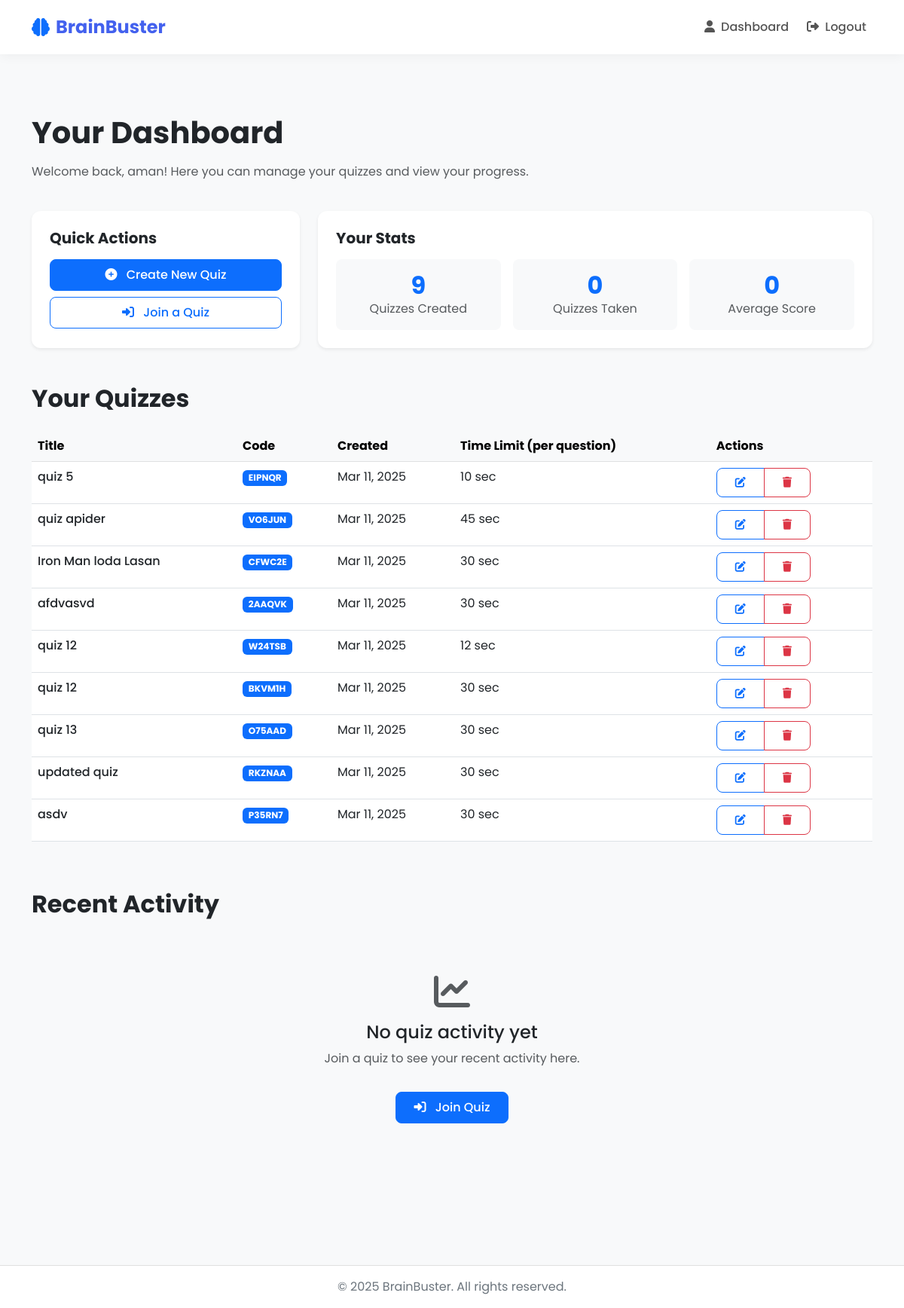
The page /quizzes/ (signed in) on the database as committed earlier.
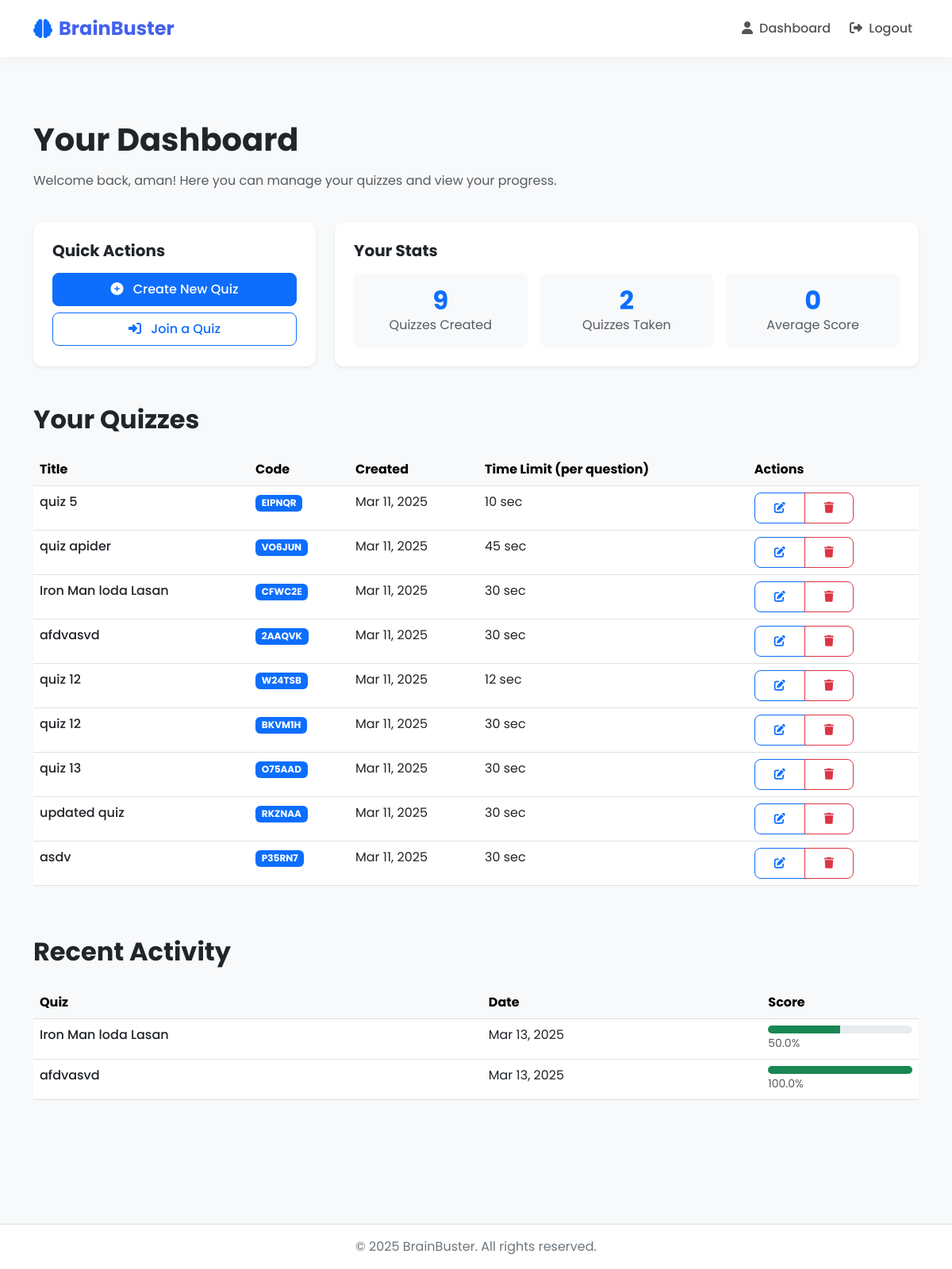
The same page on the database as committed later.
### quizzes/models.py (models this page shows, shortened)
class Quiz(models.Model):
    title = models.CharField(max_length=255)
    description = models.TextField(blank=True, null=True)
    icon = models.CharField(max_length=50, default="question-circle")
    code = models.CharField(max_length=10, unique=True, default=generate_unique_code)
    created_by = models.ForeignKey(User, on_delete=models.CASCADE, related_name='quizzes')
    created_at = models.DateTimeField(auto_now_add=True)
    time_limit_per_question = models.IntegerField(help_text="Time limit in seconds", default=30)

class Participation(models.Model):
    user = models.ForeignKey(User, on_delete=models.CASCADE, related_name='participations')
    quiz = models.ForeignKey(Quiz, on_delete=models.CASCADE, related_name='participations')
    score = models.FloatField(default=0.0)
    submitted_at = models.DateTimeField(auto_now_add=True)
    class Meta:
        unique_together = ('user', 'quiz')

### quizzes/views.py (the view)
# urls.py: path('', views.dashboard, name='quiz_dashboard'),
@login_required
def dashboard(request):
    created_quizzes = Quiz.objects.filter(created_by=request.user)
    participated_quizzes = request.user.participations.all().select_related('quiz')
    return render(request, 'quizzes/dashboard.html', {
        'created_quizzes': created_quizzes,
        'participated_quizzes': participated_quizzes,
    })

### templates/quizzes/dashboard.html (shortened to what this page needs)
{% extends 'base.html' %}
{% block content %}
<div class="container py-5">
    <div class="row mb-4">
        <div class="col-12">
            <h1 class="fw-bold mb-3">Your Dashboard</h1>
            <p class="text-muted">Welcome back, {{ user.username }}! Here you can manage your quizzes and view your progress.</p>
        </div>
    </div>
    <div class="row g-4">
        <div class="col-md-4">
            <div class="card h-100 shadow-sm border-0">
                <div class="card-body p-4">
                    <h5 class="card-title fw-bold mb-3">Quick Actions</h5>
                    <div class="d-grid gap-2">
                        <a href="{% url 'create_quiz' %}" class="btn btn-primary">
                            <i class="fas fa-plus-circle me-2"></i> Create New Quiz
                        </a>
                        <a href="{% url 'join_quiz' %}" class="btn btn-outline-primary">
                            <i class="fas fa-sign-in-alt me-2"></i> Join a Quiz
                        </a>
                    </div>
                </div>
            </div>
        </div>
        <div class="col-md-8">
            <div class="card h-100 shadow-sm border-0">
                <div class="card-body p-4">
                    <h5 class="card-title fw-bold mb-3">Your Stats</h5>
                    <div class="row g-3 text-center">
                        <div class="col-4">
                            <div class="p-3 bg-light rounded-3">
                                <h2 class="text-primary fw-bold mb-0">{{ created_quizzes.count }}</h2>
                                <p class="text-muted mb-0">Quizzes Created</p>
                            </div>
                        </div>
                        <div class="col-4">
                            <div class="p-3 bg-light rounded-3">
                                <h2 class="text-primary fw-bold mb-0">{{ user.participations.count }}</h2>
                                <p class="text-muted mb-0">Quizzes Taken</p>
                            </div>
                        </div>
                        <div class="col-4">
                            <div class="p-3 bg-light rounded-3">
                                <h2 class="text-primary fw-bold mb-0">0</h2>
                                <p class="text-muted mb-0">Average Score</p>
                            </div>
                        </div>
                    </div>
                </div>
            </div>
        </div>
    </div>
    <div class="row mt-5">
        <div class="col-12">
            <h2 class="fw-bold mb-4">Your Quizzes</h2>
            {% if created_quizzes %}
                <div class="table-responsive">
                    <table class="table table-hover">
                        <thead class="table-light">
                            <tr>
                                <th>Title</th>
                                <th>Code</th>
                                <th>Created</th>
                                <th>Time Limit (per question)</th>
                                <th>Actions</th>
                            </tr>
                        </thead>
                        <tbody>
                            {% for quiz in created_quizzes %}
                            <tr>
                                <td class="fw-medium">{{ quiz.title }}</td>
                                <td><span class="badge bg-primary">{{ quiz.code }}</span></td>
                                <td>{{ quiz.created_at|date:"M d, Y" }}</td>
                                <td>{{ quiz.time_limit_per_question }} sec</td>
                                <td>
                                    <div class="btn-group">
                                        <a href="{% url 'edit_quiz' quiz.id %}" class="btn btn-sm btn-outline-primary">
                                            <i class="fas fa-edit"></i>
                                        </a>
                                        <button type="button" class="btn btn-sm btn-outline-danger delete-quiz-btn"
                                                data-bs-toggle="modal" data-bs-target="#deleteQuizModal"
                                                data-quiz-id="{{ quiz.id }}" data-quiz-title="{{ quiz.title }}">
                                            <i class="fas fa-trash"></i>
                                        </button>
                                    </div>
                                </td>
                            </tr>
                            {% endfor %}
                        </tbody>
                    </table>
                </div>
            {% endif %}
        </div>
    </div>
    <div class="row mt-5">
        <div class="col-12">
            <h2 class="fw-bold mb-4">Recent Activity</h2>
            {% if user.participations.all %}
                <div class="table-responsive">
                    <table class="table table-hover">
                        <thead class="table-light">
                            <tr>
                                <th>Quiz</th>
                                <th>Date</th>
                                <th>Score</th>
                            </tr>
                        </thead>
                        <tbody>
                            {% for participation in user.participations.all|slice:":5" %}
                            <tr>
                                <td class="fw-medium">{{ participation.quiz.title }}</td>
                                <td>{{ participation.submitted_at|date:"M d, Y" }}</td>
                                <td>
                                    <div class="progress" style="height: 10px;">
                                        <div class="progress-bar bg-success" role="progressbar" style="width: {{ participation.score }}%;"
                                            aria-valuenow="{{ participation.score }}" aria-valuemin="0" aria-valuemax="100"></div>
                                    </div>
                                    <small class="text-muted">{{ participation.score }}%</small>
                                </td>
                            </tr>
                            {% endfor %}
                        </tbody>
                    </table>
                </div>
            {% else %}
                <div class="text-center py-5">
                    <i class="fas fa-chart-line fa-3x text-muted mb-3"></i>
                    <h4>No quiz activity yet</h4>
                    <p class="text-muted">Join a quiz to see your recent activity here.</p>
                    <a href="{% url 'join_quiz' %}" class="btn btn-primary mt-3">
                        <i class="fas fa-sign-in-alt me-2"></i> Join Quiz
                    </a>
                </div>
            {% endif %}
        </div>
    </div>
</div>
{% endblock %}

### templates/base.html (shortened to what this page needs)
{% load static %}
<!DOCTYPE html>
<html lang="en">
<head>
    <link href="https://cdn.jsdelivr.net/npm/bootstrap@5.3.0/dist/css/bootstrap.min.css" rel="stylesheet">
    <link rel="stylesheet" href="https://cdnjs.cloudflare.com/ajax/libs/font-awesome/6.4.0/css/all.min.css">
    <link rel="stylesheet" href="{% static 'css/style.css' %}">
</head>
<body>
    <nav class="navbar navbar-expand-lg navbar-light sticky-top">
        <div class="container">
            <a class="navbar-brand" href="{% url 'home' %}">
                <i class="fas fa-brain text-primary"></i> BrainBuster
            </a>
            <div class="collapse navbar-collapse" id="navbarNav">
                <ul class="navbar-nav ms-auto">
                    {% if user.is_authenticated %}
                        <li class="nav-item me-2">
                            <a class="nav-link" href="{% url 'dashboard' %}">
                                <i class="fas fa-user me-1"></i> Dashboard
                            </a>
                        </li>
                        <li class="nav-item">
                            <a class="nav-link" href="{% url 'logout' %}">
                                <i class="fas fa-sign-out-alt me-1"></i> Logout
                            </a>
                        </li>
                    {% endif %}
                </ul>
            </div>
        </div>
    </nav>
    <div class="content-wrapper">
        {% block content %}
        {% endblock %}
    </div>
    <footer>
        <div class="container">
            <p class="mb-0">&copy; 2025 BrainBuster. All rights reserved.</p>
        </div>
    </footer>
</body>
</html>

### static/css/style.css (style rules this page uses)
:root { --primary: #4361ee; --secondary: #3f37c9; --accent: #4cc9f0; --light: #f8f9fa; --dark: #212529; --success: #4ade80; --warning: #fbbf24; --danger: #f87171; --info: #60a5fa; }
body { font-family: 'Poppins', sans-serif; background-color: #f8f9fa; color: var(--dark); min-height: 100vh; display: flex; flex-direction: column; }
.navbar { padding: 0.8rem 1.5rem; background-color: #ffffff; box-shadow: 0 2px 15px rgba(0, 0, 0, 0.05); }
.navbar-brand { font-weight: 700; color: var(--primary) !important; font-size: 1.5rem; display: flex; align-items: center; gap: 0.5rem; }
.nav-link { color: #555 !important; font-weight: 500; font-size: 1rem; padding: 0.5rem 1rem; border-radius: 6px; transition: all 0.2s ease; }
.content-wrapper { flex: 1; padding: 2rem 0; margin-bottom: 60px; }
footer { background-color: #ffffff; padding: 1rem 0; color: #6c757d; border-top: 1px solid #e0e0e0; text-align: center; width: 100%; }
.card { border-radius: 12px; border: none; box-shadow: 0 5px 15px rgba(0, 0, 0, 0.05); transition: transform 0.3s ease, box-shadow 0.3s ease; }
.btn { border-radius: 8px; padding: 0.5rem 1.5rem; font-weight: 500; transition: all 0.3s ease; }

Rows that differ between the two databases and show on the page:
added Participation: quiz "Iron Man loda Lasan", submitted_at "Mar 13, 2025", score "50.0"
added Participation: quiz "afdvasvd", submitted_at "Mar 13, 2025", score "100.0"
Other text that changed with them:
{{ user.participations.count }}: "0" → "2"
text no longer shown: "No quiz activity yet Join a quiz to see your recent activity here. Join Quiz"
text now shown: "Quiz Date Score"
